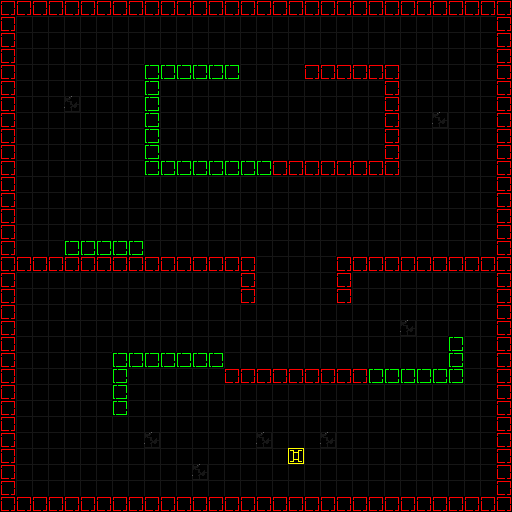

Below is a game level as drawn by its tile map, then a one-line description and the .tmx that defines it (tile-layer data replaced by summaries):
An orthogonal 32x32 tile map with 16x16 px tiles, 3 tile layers (Tile Layer 1, Tile Layer 2, Tile Layer 3).

<map version="1.0" orientation="orthogonal" width="32" height="32" tilewidth="16" tileheight="16">
 <tileset firstgid="1" name="tiles" tilewidth="16" tileheight="16">
  <image source="maps/tiles.png" trans="ff00ff" width="80" height="16" />
 </tileset>
 <layer name="Tile Layer 1" width="32" height="32">
  <data>[1024 cells, 1024 non-empty, 5 distinct tile ids]</data>
 </layer>
 <layer name="Tile Layer 2" width="32" height="32">
  <data>[1024 cells, 1 non-empty, 1 distinct tile ids]</data>
 </layer>
 <layer name="Tile Layer 3" width="32" height="32">
  <data>[1024 cells, 3 non-empty, 2 distinct tile ids]</data>
 </layer>
</map>
